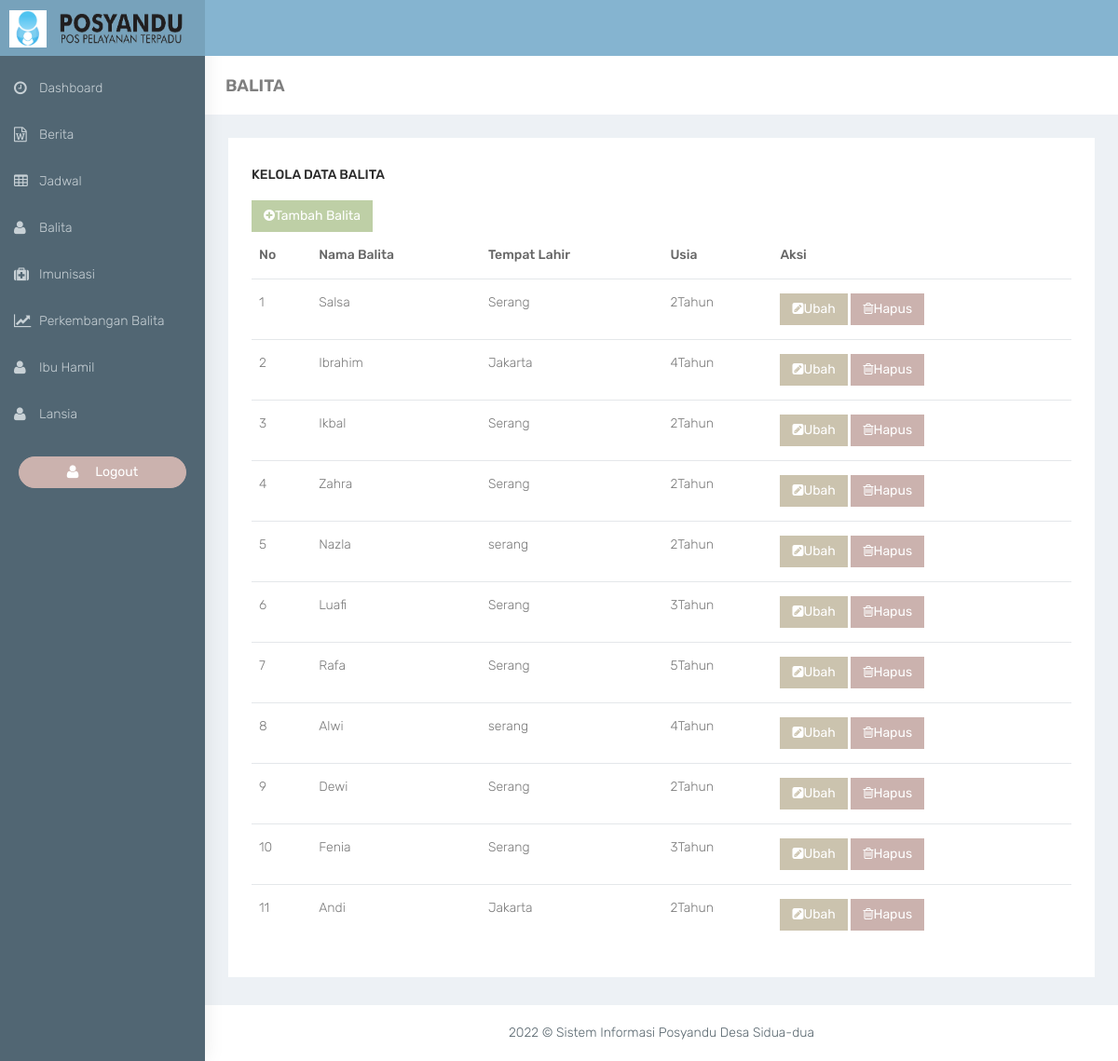
The page /admin/balita.php on the database its author committed.
### tables this page shows
CREATE TABLE `balita` (
  `kode_balita` int(5) NOT NULL,
  `nik` char(16) NOT NULL,
  `nama_balita` varchar(100) NOT NULL,
  `tempat_lahir` varchar(50) NOT NULL,
  `tgl_lahir` date NOT NULL,
  `jenkel` enum('L','P') NOT NULL
);

### admin/balita.php (the view, shortened to what this page needs)
<?php require_once('head.php'); ?>
        <div class="container-fluid">
            <div class="row bg-title">
                <div class="col-lg-3 col-md-4 col-sm-4 col-xs-12">
                    <h4 class="page-title">BALITA</h4>
                </div>
            </div>
            <div class="row">
                <div class="col-sm-12">
                    <div class="white-box">
                        <h3 class="box-title">Kelola Data Balita</h3>
                            <div class="row">
                                <div class="col-lg-10">
                                    <a href="tambah-balita.php" class="btn btn-success"><i class="fa fa-plus-circle"> </i>Tambah Balita</a>
                                </div>
                            </div>
                        <div class="table-responsive">
                            <table class="table">
                                <thead>
                                    <tr>
                                        <th>No</th>
                                        <th>Nama Balita</th>
                                        <th>Tempat Lahir</th>
                                        <th>Usia</th>
                                        <th>Aksi</th>
                                    </tr>
                                </thead>
                                <tbody>
                                  <?php
                                  $no = 1;
                                  $sql = mysqli_query($con, "SELECT *,YEAR(CURRENT_DATE) - YEAR(tgl_lahir) AS usia FROM balita");
                                  while($data = mysqli_fetch_array($sql)){
                                  ?>
                                    <tr>
                                        <td><?= $no ?></td>
                                        <td><?php echo ucwords($data['nama_balita']) ?></td>
                                        <td><?= $data['tempat_lahir'] ?></td>
                                        <td><?= $data['usia'] ?>Tahun</td>
                                        <td>
                                            <a href="edit-balita.php?kode=<?= $data['kode_balita'] ?>" class="btn btn-warning"><i class="fa fa-pencil-square"></i>Ubah</a>
                                            <a href="del-balita.php?kode=<?= $data['kode_balita'] ?>" class="btn btn-danger" onclick="return confirm('Apakah Anda Yakin?');"><i class="fa fa-trash-o"></i>Hapus</a>
                                        </td>
                                    </tr>
                                    <?php $no++;}?>
                                </tbody>
                            </table>
                        </div>
                    </div>
                </div>
            </div>
        </div>
<?php require_once('footer.php'); ?>

### admin/css/colors/blue-dark.css (style rules this page uses)
body { background:#516673 }

### rows shown on the page
balita: nama_balita "Salsa", tempat_lahir "Serang", usia "2"
balita: nama_balita "Ibrahim", tempat_lahir "Jakarta", usia "4"
balita: nama_balita "Ikbal", tempat_lahir "Serang", usia "2"
balita: nama_balita "Zahra", tempat_lahir "Serang", usia "2"
balita: nama_balita "Nazla", tempat_lahir "serang", usia "2"
balita: nama_balita "Luafi", tempat_lahir "Serang", usia "3"
balita: nama_balita "Rafa", tempat_lahir "Serang", usia "5"
balita: nama_balita "Alwi", tempat_lahir "serang", usia "4"
balita: nama_balita "Dewi", tempat_lahir "Serang", usia "2"
balita: nama_balita "Fenia", tempat_lahir "Serang", usia "3"
balita: nama_balita "Andi", tempat_lahir "Jakarta", usia "2"
